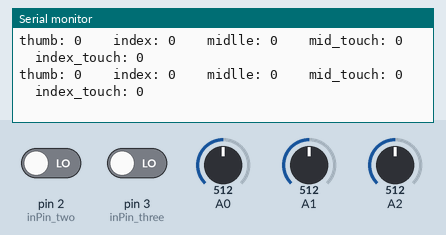
Simulated run of this sketch. Board: Arduino Uno, built with avr-gcc and run on an emulated ATmega328P. Parts: the last lines printed to the serial monitor. The test bench sets the inputs (shaded band); at power-on: A0 = 512, A1 = 512, A2 = 512, pin 2 (inPin_two) LOW, pin 3 (inPin_three) LOW.

Above: at 1.2 s.
1.3 s: A0 set to 716
At 2.6 s:
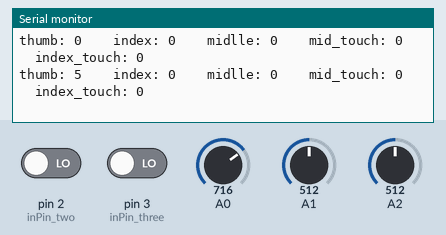
2.8 s: A1 set to 716
At 3.8 s:
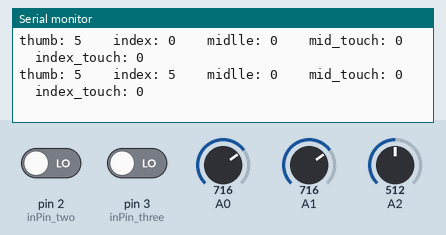
4.3 s: A2 set to 716
At 5.6 s:
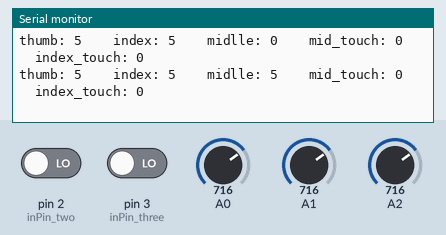
5.8 s: pin 2 (inPin_two) driven HIGH
At 6.8 s:
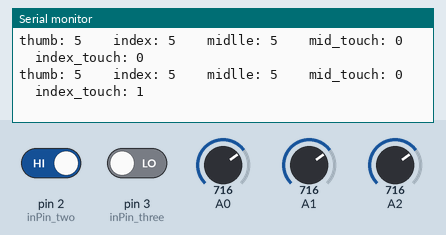
7.3 s: pin 3 (inPin_three) driven HIGH
At 8.6 s:
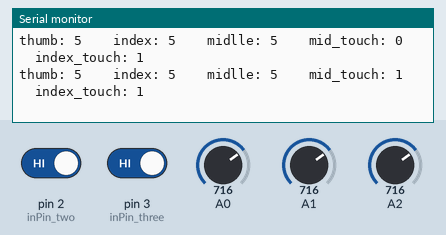
8.8 s: A0 set to 900
At 9.9 s:
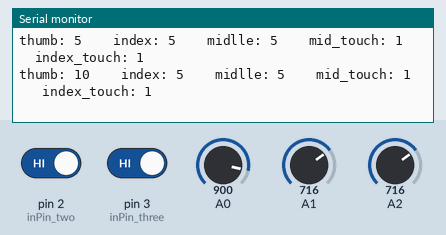
Timing chart, 0 to 11.3 s (numbered marks = the images above; inputs shaded):
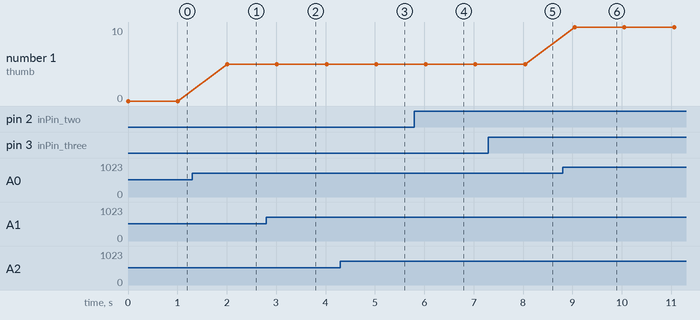

Measured:
- after the input at 1.3 s, the serial monitor: prints a new line after 0.71 s (image 1)
- after the input at 2.8 s, the serial monitor: prints a new line after 0.22 s (image 2)
- after the input at 4.3 s, the serial monitor: prints a new line after 0.73 s (image 3)
- after the input at 5.8 s, the serial monitor: prints a new line after 0.23 s (image 4)
- after the input at 7.3 s, the serial monitor: prints a new line after 0.74 s (image 5)
- after the input at 8.8 s, the serial monitor: prints a new line after 0.25 s (image 6)
- plotted number 1: 0 → 5 after the input at 1.3 s, 5 → 10 after the input at 8.8 s

The sketch:

flex.ino
```cpp
/*
/////////////////
/// ASL glove ///
/////////////////
  Use the "serial monitor" window to display ASL letters.

  This script will use the Arduino's serial port
  to send data back to your main computer.

*/

// Global Declarations.

const int thumb_flex = 0;
const int index_flex = 1;
const int middle_flex = 2;
const int ring_flex = 3;
const int pinky_flex = 4;


const int thumbBias = 480;
const int thumb_a = 40;

const int indexBias = 480;
const int index_a = 40;

const int middleBias = 480;
const int middle_a = 40;

int thumb_value = 0;
int index_value = 0;
int middle_value = 0;
int ring_value = 0;
int pinky_value = 0;
int mid_touch = 0;
int index_touch = 0;

//int val = 0;

int inPin = 8;     // pushbutton connected to digital pin 7
int inPin_two = 2;
int inPin_three = 3;

//Defining State variables
typedef enum{
  INITIAL,
  MOVING,
  REST
} gloveState;

void setup()
{
  // The speed is measured in bits per second, also known as
  // "baud rate". 9600 is a very commonly used baud rate,
  // and will transfer about 10 characters per second.

  Serial.begin(9600);
  pinMode(inPin, INPUT);
  pinMode(inPin_two, INPUT);
  pinMode(inPin_three, INPUT);

  thumb_value = 0;
  index_value = 0;
  middle_value = 0;
  ring_value = 0;
  pinky_value = 0;

  mid_touch = 0;
  index_touch = 0;

}


void loop()
{

  gloveState state;

  float thumb_flex_voltage;
  float index_flex_voltage;
  float middle_flex_voltage;
  float ring_flex_voltage;
  float pinky_flex_voltage;


  float thumb_flex_prev;
  float index_flex_prev;
  float middle_flex_prev;
  //float ring_flex_prev;
  //float pinky_flex_prev;

  float thumb_flex_roc;
  float index_flex_roc;
  float middle_flex_roc;
  //float ring_flex_roc;
  //float pinky_flex_roc;

  thumb_flex_prev = thumb_value ;
  index_flex_prev = index_value ;
  middle_flex_prev = middle_value ;
 //ring_flex_prev = ring_value ;
 //pinky_flex_prev = pinky_value ;

  thumb_flex_voltage = getVoltage(thumb_flex);
  index_flex_voltage = getVoltage(index_flex);
  middle_flex_voltage = getVoltage(middle_flex);


  mid_touch = digitalRead(inPin_three);//getVoltage(3);
  index_touch = digitalRead(inPin_two);//getVoltage(3)//getVoltage(4);
  /*
  if(mid_touch > 1000){
    mid_touch = 1;
  } else {
    mid_touch = 0;
  }
    if(index_touch > 1000){
    index_touch = 1;
  } else {
    index_touch = 0;
  }
*/
  thumb_value = (thumb_flex_voltage - thumbBias)/thumb_a;
  index_value = (index_flex_voltage - indexBias)/index_a;
  middle_value = (middle_flex_voltage - middleBias)/middle_a;

  thumb_flex_roc = thumb_flex_prev - thumb_value;
  index_flex_roc = index_flex_prev - index_value;
  middle_flex_roc = middle_flex_prev - middle_value;

  // To send data from the Arduino to the serial monitor window,
  // we use the Serial.print() function.

  //Serial.println(thumb_flex_voltage);
  Serial.print("thumb: ");
  Serial.print(thumb_value);
  Serial.print("    index: ");
  Serial.print(index_value);
  Serial.print("    midlle: ");
  Serial.print(middle_value);

  Serial.print("    mid_touch: ");
  Serial.print(mid_touch);


  Serial.print("    index_touch: ");
  Serial.println(index_touch);

  if(state == INITIAL){
    state = MOVING;
  }

  else if((state == MOVING) && (thumb_flex_roc == 0 && index_flex_roc == 0
    && middle_flex_roc == 0 /*&& ring_flex_roc == 0 && pinky_flex_roc == 0*/)){
    state = REST;
  }

  else {
    state = MOVING;
  }


  switch (state){

    case INITIAL:
    case MOVING:
        thumb_flex_voltage = getVoltage(thumb_flex);
        index_flex_voltage = getVoltage(index_flex);
        middle_flex_voltage = getVoltage(middle_flex);
        mid_touch = digitalRead(inPin_three);//getVoltage(3);
        index_touch = digitalRead(inPin_two);//getVoltage(3)//getVoltage(4);

        thumb_value = (thumb_flex_voltage - thumbBias)/thumb_a;
        index_value = (index_flex_voltage - indexBias)/index_a;
        middle_value = (middle_flex_voltage - middleBias)/middle_a;

        thumb_flex_roc = thumb_flex_prev - thumb_value;
        index_flex_roc = index_flex_prev - index_value;
        middle_flex_roc = middle_flex_prev - middle_value;

        break;

     case REST: /// Classify
          if(middle_value == 0){
            if(index_value == 0-1) {
              if(thumb_value == 0){
                Serial.println("invalid");
              } else if (thumb_value >= 1){
                Serial.println("BBBBBBBB");
                while(middle_value == 0 && index_value == 0-1 && thumb_value >= 1)
                {
                    thumb_flex_voltage = getVoltage(thumb_flex);
                    index_flex_voltage = getVoltage(index_flex);
                    middle_flex_voltage = getVoltage(middle_flex);
                    mid_touch = digitalRead(inPin_three);//getVoltage(3);
                    index_touch = digitalRead(inPin_two);//getVoltage(3)//getVoltage(4);

                    thumb_value = (thumb_flex_voltage - thumbBias)/thumb_a;
                    index_value = (index_flex_voltage - indexBias)/index_a;
                    middle_value = (middle_flex_voltage - middleBias)/middle_a;
                }
              }
            }
          } else if(middle_value == 1){
              if(index_value == 0-2){
                if(thumb_value == 2){
                  if(mid_touch == 1){
                    Serial.println("DDDDDD");

                    while(middle_value == 1
                    && index_value == 0-2
                    && thumb_value == 2
                    && mid_touch == 1)
                    {
                        thumb_flex_voltage = getVoltage(thumb_flex);
                        index_flex_voltage = getVoltage(index_flex);
                        middle_flex_voltage = getVoltage(middle_flex);
                        mid_touch = digitalRead(inPin_three);//getVoltage(3);
                        index_touch = digitalRead(inPin_two);//getVoltage(3)//getVoltage(4);

                        thumb_value = (thumb_flex_voltage - thumbBias)/thumb_a;
                        index_value = (index_flex_voltage - indexBias)/index_a;
                        middle_value = (middle_flex_voltage - middleBias)/middle_a;
                    }
                  }
                }
              } else if(index_value == 2-1) {
                if(thumb_value == 0){
                  Serial.println("invalid");
              } else if (thumb_value >= 1){
                  Serial.println("CCCCC");
                    while(index_value == 2-1
                    && thumb_value >= 1)
                    {
                      thumb_flex_voltage = getVoltage(thumb_flex);
                      index_flex_voltage = getVoltage(index_flex);
                      middle_flex_voltage = getVoltage(middle_flex);
                      mid_touch = digitalRead(inPin_three);//getVoltage(3);
                      index_touch = digitalRead(inPin_two);//getVoltage(3)//getVoltage(4);

                      thumb_value = (thumb_flex_voltage - thumbBias)/thumb_a;
                      index_value = (index_flex_voltage - indexBias)/index_a;
                      middle_value = (middle_flex_voltage - middleBias)/middle_a;
                    }
              }
            }
          } else if(middle_value >= 2){
              if(index_value == 3-1) {
                if(thumb_value == 0){
                  Serial.println("AAAA");
                  while(index_value == 3-1
                  && thumb_value == 0
                  && middle_value >= 2)
                   {
                      thumb_flex_voltage = getVoltage(thumb_flex);
                      index_flex_voltage = getVoltage(index_flex);
                      middle_flex_voltage = getVoltage(middle_flex);
                      mid_touch = digitalRead(inPin_three);//getVoltage(3);
                      index_touch = digitalRead(inPin_two);//getVoltage(3)//getVoltage(4);
                      thumb_value = (thumb_flex_voltage - thumbBias)/thumb_a;
                      index_value = (index_flex_voltage - indexBias)/index_a;
                      middle_value = (middle_flex_voltage - middleBias)/middle_a;
                   }


              } else if (thumb_value >= 1){
                  Serial.println("invalid");
              }
            }
          }
            break;

          default:
            break;

  // Note that the above statement uses "println", which will insert
  // a "carriage return" character at the end of whatever it prints,
  // moving down to the NEXT line.


  //delay(100); // repeat once per second (change as you wish!)
  }
  delay(1000);
}


float getVoltage(int pin)
{
  // Here's the return statement for this function. We're doing
  // all the math we need to do within this statement:
  return (analogRead(pin));
}
```
